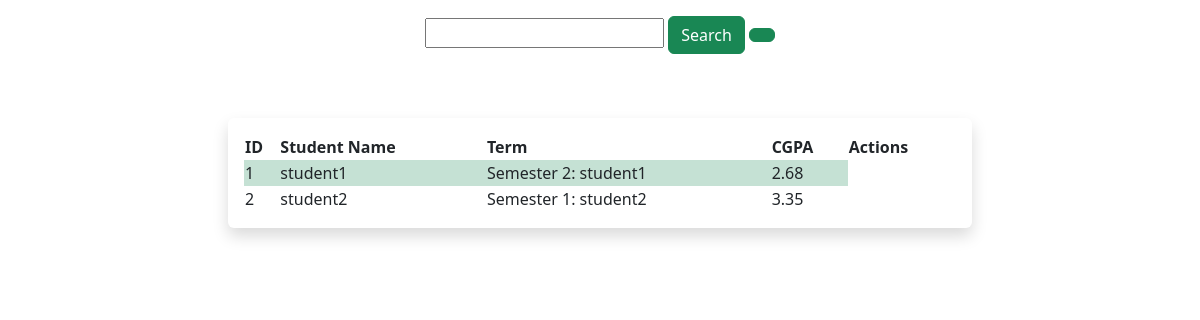
The page /dashboard_student/1/gpa/ (signed in) on the database its author committed.
### taalim/models.py (models this page shows, shortened)
class User(AbstractUser):
    is_student = models.BooleanField(default=False)
    is_teacher = models.BooleanField(default=False)
    GENDERS = (
    ("M", "Male"),
    ("F", "Female"),)
    gender = models.CharField(max_length=1, choices=GENDERS, default="M")
    profile_pic = models.ImageField(null=True, blank=True)
    address = models.TextField(max_length=100, default="")

class SemesterResult(models.Model):
    student = models.ForeignKey(User, on_delete=models.CASCADE, limit_choices_to={"is_student": True})
    semester = models.ForeignKey(Semester, on_delete=models.CASCADE)
    cgpa = models.FloatField(default=0, validators=[MinValueValidator(0), MaxValueValidator(4)])
    created_at = models.DateTimeField(auto_now_add=True)
    updated_at = models.DateTimeField(auto_now=True)

class Semester(models.Model):
    term = models.IntegerField(validators=[MinValueValidator(1), MaxValueValidator(8)])
    courses = models.ManyToManyField(Course, related_name="offered_in", blank=True)
    students = models.ForeignKey(User, related_name="current_semester", on_delete=models.CASCADE, limit_choices_to={"is_student": True})
    def __str__(self):
        return f"Semester {self.term}: {self.students}"

### taalim/views.py (the view)
# urls.py: path("dashboard_student/<int:pk>/gpa/", views.view_gpa, name="view_gpa"),
@login_required
def view_gpa(request, pk):
    if(request.method == "GET"):
        gpas = SemesterResult.objects.all()
    user = request.user
    return render(request, 'taalim/final-list.html', {
        "gpas": gpas,
        "user": user,
    })

### taalim/templates/taalim/final-list.html (shortened to what this page needs)
{% extends './base.html' %}
{%  load static %}
{% load bootstrap5 %}
{% load bootstrap_icons %}
{% block content %}
<div class="container d-flex flex-column justify-content-center align-items-center ">
    <form>
      <input type="text" name="search"       {% if search %} value={{search}} {% endif %}>
      <button type="submit" class="btn btn-success my-3">Search</button>
      <button onclick="window.location='{% url "taalim:view_gpas" pk=user.id%}'" class="btn btn-success my-3"> {% bs_icon 'arrow-counterclockwise' %}</button>
    </form>
<div class="shadow p-3 rounded mt-5 col-8" >
<table style="width: 100%;height: 100%; ">
    <tr>
        <th>ID</th>
      <th>Student Name</th>
      <th>Term</th>
      <th>CGPA</th>
      <th>Actions</th>
    </tr>
    {% for gpa in gpas %}
    {% if user.is_student %}
    {% if gpa.student|stringformat:"s" == user.get_username|stringformat:"s" %}
    <tr class="{% cycle "bg bg-success bg-opacity-25" "" %}" >
    <td>{{forloop.counter}}</td>
    <td>{{gpa.student}}</td>
    <td>{{gpa.semester}}</td>
    <td>{{gpa.cgpa|floatformat:2}}</td>
    <td>
      <button onclick="window.location='{% url "taalim:generate_report" pk=user.id id=gpa.id%}'" class="btn btn-success my-3"> {% bs_icon 'printer' %}Generate Report</button>
      <button onclick="window.location='{% url "taalim:delete_gpa" pk=user.id id=gpa.id%}'" class="btn btn-success my-3"> {% bs_icon 'trash' %}Delete Record</button>
    </td>
    {% endif %}
      {% else %}
      <tr class="{% cycle "bg bg-success bg-opacity-25" "" %}" >
        <td>{{forloop.counter}}</td>
        <td>{{gpa.student}}</td>
          <td>{{gpa.semester}}</td>
          <td>{{gpa.cgpa|floatformat:2}}</td>
          {% endif %}
    </tr>
    {% endfor %}
  </table>
</div>
</div>
{% endblock%}

### rows shown on the page
SemesterResult: student "student1", semester "Semester 2: student1", cgpa "2.68"
SemesterResult: student "student2", semester "Semester 1: student2", cgpa "3.35"
